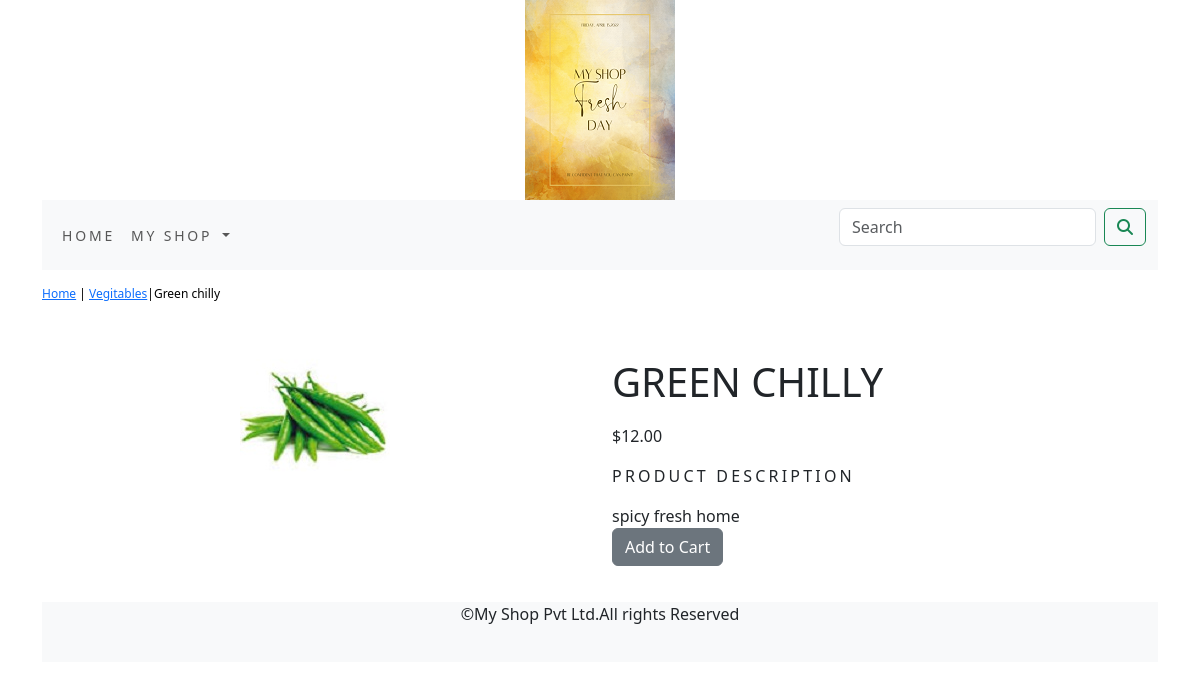
Page /cart/vegitables/green-chilly/ on the committed database.
### cart/models.py (models this page shows, shortened)
class Product(models.Model):
    name=models.CharField(max_length=250,unique=True)
    slug=models.SlugField(max_length=250,unique=True)
    description=models.TextField(blank=True)
    price=models.DecimalField(max_digits=10,decimal_places=2)
    category=models.ForeignKey(Category,on_delete=models.CASCADE)
    image=models.ImageField(upload_to='product',blank=True)
    stock=models.IntegerField()
    available=models.BooleanField(default=True)
    created=models.DateTimeField(auto_now_add=True)
    updated=models.DateField(auto_now=True)
    class Meta:
        ordering=('name',)
        verbose_name='product'
        verbose_name_plural='products'

class Category(models.Model):
    name=models.CharField(max_length=250,unique=True)
    slug=models.SlugField(max_length=250,unique=True)
    description=models.TextField(blank=True)
    image=models.ImageField(upload_to='category',blank=True)
    class Meta:
        ordering=('name',)
        verbose_name='category'
        verbose_name_plural='categories'
    def get_url(self):
        return reverse('cart:products_by_category', args=[self.slug])
    def __str__(self):
        return '{}'.format(self.name)

### cart/views.py (the view)
# urls.py: path('<slug:c_slug>/<slug:product_slug>/', views.proDetail, name='prodCatdetail')
def proDetail(request,c_slug,product_slug):
    try:
        product=Product.objects.get(category__slug=c_slug,slug=product_slug)
    except Exception as e:
        raise e
    return render(request,'product.html',{'product':product})

### addcart/context_processors.py (called while the page is built)
def counter(request):
    item_count=0
    if 'admin' in request.path:
        return{}
    else:
        try:
            cart=Cart.objects.filter(cart_id=_cart_id(request))
            car_items=CartItem.objects.all().filter(cart=cart[:1])
            for cart_item in car_items:
                item_count +=cart_item.quantity
        except Cart.DoesNotExit:
            item_count =0
    return dict(item_count=item_count)

### addcart/views.py (called while the page is built)
def _cart_id(request):
    cart=request.session.session_key
    if not cart:
        cart=request.session.create()
    return cart

### cart/context_processors.py (called while the page is built)
def menu_links(request):
    links=Category.objects.all()
    return dict(links=links)

### template/product.html (shortened to what this page needs)
{% extends 'base.html' %}
{% load static %}
{% block content %}
<div class="row my_prod_row_class">
  <div class="mx_auto">
    <p><a href="{% url 'cart:allProdCat' %}">Home</a> | <a href="{{ product.category.get_url }}">{{product.category}}</a>|{{product.name}}</p>
  </div>
<div class="container">
<br>
<div class="row">
  <div class="col-12 col-sm-12 col-md-12 col-lg-6 text-center">
    <div style="min-width:18em">
      <img src="{{product.image.url}}" alt="{{product.name}}">
    </div>
  </div>
  <div class="col-12 col-sm-12 col-md-12 col-lg-6">
    <div>
    <h1 class="my_prod_title">{{product.name}}</h1>
    <p>${{product.price}}</p>
    <p class="my_title">Product Description</p>
    <p class="text-justify my-rod-text">{{product.description}}</pclass>
     <br>
    {% if product.stock <= 0 %}
    <p class="text-justify my_prod_text"><b>Out of Stock </b></p>
    {% else %}
    <a class="btn btn-secondary" href="{% url 'addcart:add_cart' product.id %}">Add to Cart </a>
    {% endif %}
    </div>
  </div>
</div>
</div>
{% endblock %}

### static/css/custom.css (style rules this page uses)
body { font-family: 'Roboto', sans-serif; }
.my_title { font-size:16px; text-transform:uppercase; letter-spacing:.20em; }
.my_prod_row_class { padding-top:15px; padding-bottom:20px; }
.my_prod_row_class .mx_auto { color:#000; font-size:12px; text-decoration:none; }
.my_prod_title { font_size:16px; text-transform:uppercase; letter-spacing=.2em; padding-top:15px; padding-bottom:10px; }

### rows in the picture
Product: category "Vegitables", name "Green chilly", image (picture), name "GREEN CHILLY", price "12.00", description "spicy fresh home"
